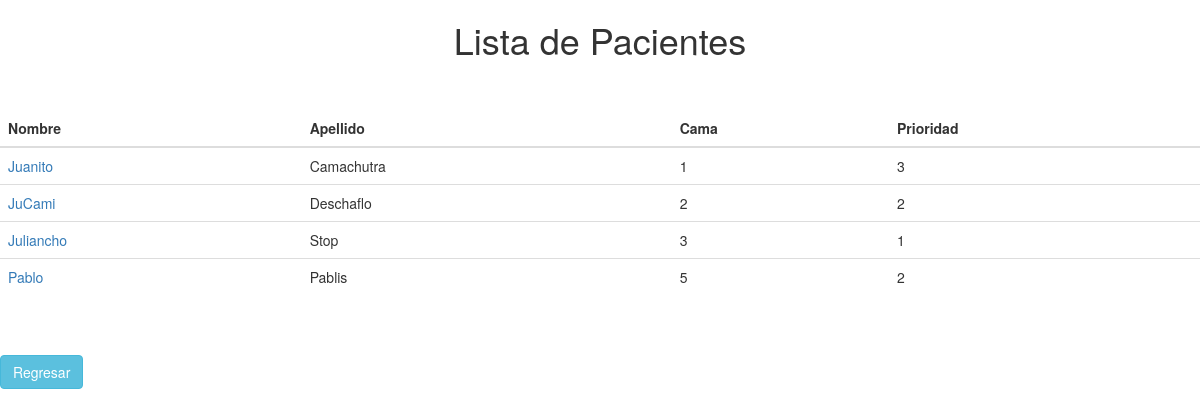
The app's page /verPacientes.php?verPacientes=12345 with its own data.
### tables this page shows
CREATE TABLE `pacientes` (
  `Idp` int(11) NOT NULL,
  `Nombre` char(25) DEFAULT NULL,
  `Apellido` char(25) DEFAULT NULL,
  `Cedula` int(11) NOT NULL,
  `Duracion` int(11) NOT NULL,
  `Diagnostico` varchar(255) DEFAULT NULL,
  `FechaIngreso` date NOT NULL,
  `Prioridad` int(11) DEFAULT NULL,
  `Medico` int(11) NOT NULL,
  `Cama` int(11) NOT NULL
);

### verPacientes.php (the view, shortened to what this page needs)
<!DOCTYPE html>
<html lang="en">
    <head>
        <link rel="stylesheet" href="https://maxcdn.bootstrapcdn.com/bootstrap/3.4.1/css/bootstrap.min.css">
    </head>
    <body>
        <?php
            $con = mysqli_connect(HOST_DB, USUARIO_DB, USUARIO_PASS, NOMBRE_DB);
            $usuario = $_GET['verPacientes'];
            $sqlMedico = "SELECT Id FROM Usuarios WHERE CEDULA = \"$usuario\"";
            $resMedico = mysqli_query($con, $sqlMedico);
            $fila = mysqli_fetch_array($resMedico);
            $id = $fila['Id'];
            $verify = "SELECT * FROM PACIENTES WHERE Medico = \"$id\" ";
            $res = mysqli_query($con, $verify);
            $exists = mysqli_num_rows($res);
            if($exists > 0){
                $str_datos="";
                $str_datos.='<h1 align="center">Lista de Pacientes</h1>';
                $str_datos.='<br>';
                $str_datos.='<br>';
                $str_datos.='<table class="table">';
                    $str_datos.='<thead class="thead-dark">';
                        $str_datos.='<tr>';
                            $str_datos.='<th scope="col">Nombre</th>';
                            $str_datos.='<th scope="col">Apellido</th>';
                            $str_datos.='<th scope="col">Cama</th>';
                            $str_datos.='<th scope="col">Prioridad</th>';
                        $str_datos.='</tr>';
                        $str_datos.='</thead>';
                        $str_datos.='<tbody>';
                foreach ($res as $persona) {
                        $str_datos.='<tr>';
                            $str_datos .= '<td>'.'<a href=\'singlePaciente.php?cc='.$persona['Idp'].'&ccm='.$id.'\'>'. $persona['Nombre'] . '</a>'.'</td>';
                            $str_datos .= '<td>'. $persona['Apellido'] . '</td>';
                            $str_datos .= '<td>'. $persona['Cama'].'</td>';
                            $str_datos .= '<td>'. $persona['Prioridad'] . '</td>';
                        $str_datos.='</tr>';
                }
                $str_datos.='</tbody>';
                $str_datos.='</table>';
                $str_datos.='<br>';
                echo $str_datos;
                echo "<br>";
                echo "<a class=\"btn btn-info\" href=\"indexMedico.php?cc=".$usuario."\">Regresar</a>";
            }
            else{
                echo "El medico no tiene pacientes asignados";
                echo "<br>";
                echo "<a class=\"btn btn-info\" href=\"indexMedico.php?cc=".$usuario."\">Regresar</a>";
            }
        ?>
    </body>
</html>

### records on screen
pacientes: Nombre "Juanito", Apellido "Camachutra", Cama "1", Prioridad "3"
pacientes: Nombre "JuCami", Apellido "Deschaflo", Cama "2", Prioridad "2"
pacientes: Nombre "Juliancho", Apellido "Stop", Cama "3", Prioridad "1"
pacientes: Nombre "Pablo", Apellido "Pablis", Cama "5", Prioridad "2"
